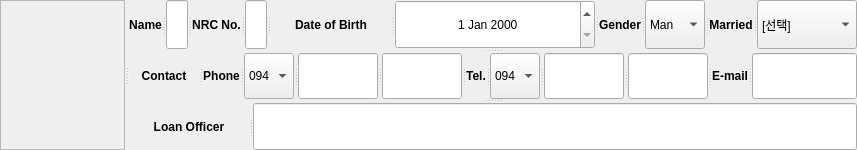
      <widget class="QSplitter" name="splitter_44">
       <property name="orientation">
        <enum>Qt::Horizontal</enum>
       </property>
       <widget class="QFrame" name="frame">
        <property name="minimumSize">
         <size>
          <width>125</width>
          <height>150</height>
         </size>
        </property>
        <property name="maximumSize">
         <size>
          <width>125</width>
          <height>150</height>
         </size>
        </property>
        <property name="frameShape">
         <enum>QFrame::StyledPanel</enum>
        </property>
        <property name="frameShadow">
         <enum>QFrame::Raised</enum>
        </property>
       </widget>
       <widget class="QSplitter" name="splitter_43">
        <property name="orientation">
         <enum>Qt::Vertical</enum>
        </property>
        <widget class="QSplitter" name="splitter_2">
         <property name="minimumSize">
          <size>
           <width>0</width>
           <height>30</height>
          </size>
         </property>
         <property name="maximumSize">
          <size>
           <width>16777215</width>
           <height>16777215</height>
          </size>
         </property>
         <property name="orientation">
          <enum>Qt::Horizontal</enum>
         </property>
         <widget class="QLabel" name="customerName_2">
          <property name="maximumSize">
           <size>
            <width>80</width>
            <height>16777215</height>
           </size>
          </property>
          <property name="font">
           <font>
            <pointsize>9</pointsize>
            <weight>75</weight>
            <bold>true</bold>
           </font>
          </property>
          <property name="mouseTracking">
           <bool>true</bool>
          </property>
          <property name="text">
           <string>Name</string>
          </property>
          <property name="alignment">
           <set>Qt::AlignCenter</set>
          </property>
         </widget>
         <widget class="QLineEdit" name="name"/>
         <widget class="QLabel" name="customerNickname_2">
          <property name="maximumSize">
           <size>
            <width>100</width>
            <height>16777215</height>
           </size>
          </property>
          <property name="font">
           <font>
            <pointsize>9</pointsize>
            <weight>75</weight>
            <bold>true</bold>
           </font>
          </property>
          <property name="mouseTracking">
           <bool>true</bool>
          </property>
          <property name="text">
           <string>NRC No.</string>
          </property>
          <property name="alignment">
           <set>Qt::AlignCenter</set>
          </property>
         </widget>
         <widget class="QLineEdit" name="nrcNo"/>
         <widget class="QLabel" name="dateOfBirthLabel">
          <property name="minimumSize">
           <size>
            <width>120</width>
            <height>0</height>
           </size>
          </property>
          <property name="maximumSize">
           <size>
            <width>120</width>
            <height>16777215</height>
           </size>
          </property>
          <property name="font">
           <font>
            <pointsize>9</pointsize>
            <weight>75</weight>
            <bold>true</bold>
           </font>
          </property>
          <property name="mouseTracking">
           <bool>true</bool>
          </property>
          <property name="text">
           <string>Date of Birth</string>
          </property>
          <property name="alignment">
           <set>Qt::AlignCenter</set>
          </property>
         </widget>
         <widget class="QDateEdit" name="dateOfBirth">
          <property name="minimumSize">
           <size>
            <width>200</width>
            <height>0</height>
           </size>
          </property>
          <property name="maximumSize">
           <size>
            <width>200</width>
            <height>16777215</height>
           </size>
          </property>
          <property name="mouseTracking">
           <bool>false</bool>
          </property>
          <property name="focusPolicy">
           <enum>Qt::TabFocus</enum>
          </property>
          <property name="autoFillBackground">
           <bool>false</bool>
          </property>
          <property name="frame">
           <bool>true</bool>
          </property>
          <property name="alignment">
           <set>Qt::AlignCenter</set>
          </property>
          <property name="buttonSymbols">
           <enum>QAbstractSpinBox::UpDownArrows</enum>
          </property>
          <property name="accelerated">
           <bool>false</bool>
          </property>
          <property name="correctionMode">
           <enum>QAbstractSpinBox::CorrectToPreviousValue</enum>
          </property>
          <property name="calendarPopup">
           <bool>false</bool>
          </property>
          <property name="date">
           <date>
            <year>2000</year>
            <month>1</month>
            <day>1</day>
           </date>
          </property>
         </widget>
         <widget class="QLabel" name="customerGender_2">
          <property name="maximumSize">
           <size>
            <width>80</width>
            <height>16777215</height>
           </size>
          </property>
          <property name="font">
           <font>
            <pointsize>9</pointsize>
            <weight>75</weight>
            <bold>true</bold>
           </font>
          </property>
          <property name="mouseTracking">
           <bool>true</bool>
          </property>
          <property name="text">
           <string>Gender</string>
          </property>
          <property name="alignment">
           <set>Qt::AlignCenter</set>
          </property>
         </widget>
         <widget class="QComboBox" name="gender">
          <property name="minimumSize">
           <size>
            <width>60</width>
            <height>0</height>
           </size>
          </property>
          <property name="maximumSize">
           <size>
            <width>60</width>
            <height>16777215</height>
           </size>
          </property>
          <item>
           <property name="text">
            <string>Man</string>
           </property>
          </item>
          <item>
           <property name="text">
            <string>Woman</string>
           </property>
          </item>
         </widget>
         <widget class="QLabel" name="customerMarried_2">
          <property name="font">
           <font>
            <pointsize>9</pointsize>
            <weight>75</weight>
            <bold>true</bold>
           </font>
          </property>
          <property name="mouseTracking">
           <bool>true</bool>
          </property>
          <property name="text">
           <string>Married</string>
          </property>
          <property name="alignment">
           <set>Qt::AlignCenter</set>
          </property>
         </widget>
         <widget class="QComboBox" name="married">
          <property name="minimumSize">
           <size>
            <width>100</width>
            <height>0</height>
           </size>
          </property>
          <item>
           <property name="text">
            <string>[선택]</string>
           </property>
          </item>
          <item>
           <property name="text">
            <string>기혼</string>
           </property>
          </item>
          <item>
           <property name="text">
            <string>미혼</string>
           </property>
          </item>
          <item>
           <property name="text">
            <string>동거</string>
           </property>
          </item>
          <item>
           <property name="text">
            <string>별거</string>
           </property>
          </item>
          <item>
           <property name="text">
            <string>이혼</string>
           </property>
          </item>
          <item>
           <property name="text">
            <string>사별</string>
           </property>
          </item>
         </widget>
        </widget>
        <widget class="QSplitter" name="splitter">
         <property name="minimumSize">
          <size>
           <width>0</width>
           <height>30</height>
          </size>
         </property>
         <property name="maximumSize">
          <size>
           <width>16777215</width>
           <height>16777215</height>
          </size>
         </property>
         <property name="orientation">
          <enum>Qt::Horizontal</enum>
         </property>
         <widget class="QLabel" name="customerMobile_2">
          <property name="minimumSize">
           <size>
            <width>70</width>
            <height>0</height>
           </size>
          </property>
          <property name="maximumSize">
           <size>
            <width>70</width>
            <height>16777215</height>
           </size>
          </property>
          <property name="font">
           <font>
            <pointsize>9</pointsize>
            <weight>75</weight>
            <bold>true</bold>
           </font>
          </property>
          <property name="mouseTracking">
           <bool>true</bool>
          </property>
          <property name="text">
           <string>Contact</string>
          </property>
          <property name="alignment">
           <set>Qt::AlignCenter</set>
          </property>
         </widget>
         <widget class="QLabel" name="customerMobile_3">
          <property name="maximumSize">
           <size>
            <width>80</width>
            <height>16777215</height>
           </size>
          </property>
          <property name="font">
           <font>
            <pointsize>9</pointsize>
            <weight>75</weight>
            <bold>true</bold>
           </font>
          </property>
          <property name="mouseTracking">
           <bool>true</bool>
          </property>
          <property name="text">
           <string>Phone</string>
          </property>
          <property name="alignment">
           <set>Qt::AlignCenter</set>
          </property>
         </widget>
         <widget class="QComboBox" name="phone1">
          <property name="minimumSize">
           <size>
            <width>50</width>
            <height>0</height>
           </size>
          </property>
          <property name="maximumSize">
           <size>
            <width>50</width>
            <height>16777215</height>
           </size>
          </property>
          <item>
           <property name="text">
            <string>094</string>
           </property>
          </item>
          <item>
           <property name="text">
            <string>096</string>
           </property>
          </item>
         </widget>
         <widget class="QLineEdit" name="phone2">
          <property name="minimumSize">
           <size>
            <width>80</width>
            <height>0</height>
           </size>
          </property>
          <property name="maximumSize">
           <size>
            <width>80</width>
            <height>16777215</height>
           </size>
          </property>
          <property name="frame">
           <bool>true</bool>
          </property>
          <property name="alignment">
           <set>Qt::AlignCenter</set>
          </property>
         </widget>
         <widget class="QLineEdit" name="phone3">
          <property name="minimumSize">
           <size>
            <width>80</width>
            <height>0</height>
           </size>
          </property>
          <property name="maximumSize">
           <size>
            <width>80</width>
            <height>16777215</height>
           </size>
          </property>
          <property name="frame">
           <bool>true</bool>
          </property>
          <property name="alignment">
           <set>Qt::AlignCenter</set>
          </property>
         </widget>
         <widget class="QLabel" name="customerPhone_2">
          <property name="maximumSize">
           <size>
            <width>80</width>
            <height>16777215</height>
           </size>
          </property>
          <property name="font">
           <font>
            <pointsize>9</pointsize>
            <weight>75</weight>
            <bold>true</bold>
           </font>
          </property>
          <property name="mouseTracking">
           <bool>true</bool>
          </property>
          <property name="text">
           <string>Tel.</string>
          </property>
          <property name="alignment">
           <set>Qt::AlignCenter</set>
          </property>
         </widget>
         <widget class="QComboBox" name="tel1">
          <property name="minimumSize">
           <size>
            <width>50</width>
            <height>0</height>
           </size>
          </property>
          <property name="maximumSize">
           <size>
            <width>50</width>
            <height>16777215</height>
           </size>
          </property>
          <item>
           <property name="text">
            <string>094</string>
           </property>
          </item>
          <item>
           <property name="text">
            <string>096</string>
           </property>
          </item>
         </widget>
         <widget class="QLineEdit" name="tel2">
          <property name="minimumSize">
           <size>
            <width>80</width>
            <height>0</height>
           </size>
          </property>
          <property name="maximumSize">
           <size>
            <width>80</width>
            <height>16777215</height>
           </size>
          </property>
          <property name="frame">
           <bool>true</bool>
          </property>
          <property name="alignment">
           <set>Qt::AlignCenter</set>
          </property>
         </widget>
         <widget class="QLineEdit" name="tel3">
          <property name="minimumSize">
           <size>
            <width>80</width>
            <height>0</height>
           </size>
          </property>
          <property name="maximumSize">
           <size>
            <width>80</width>
            <height>16777215</height>
           </size>
          </property>
          <property name="frame">
           <bool>true</bool>
          </property>
          <property name="alignment">
           <set>Qt::AlignCenter</set>
          </property>
         </widget>
         <widget class="QLabel" name="customerEmail_2">
          <property name="maximumSize">
           <size>
            <width>80</width>
            <height>16777215</height>
           </size>
          </property>
          <property name="font">
           <font>
            <pointsize>9</pointsize>
            <weight>75</weight>
            <bold>true</bold>
           </font>
          </property>
          <property name="mouseTracking">
           <bool>true</bool>
          </property>
          <property name="text">
           <string>E-mail</string>
          </property>
          <property name="alignment">
           <set>Qt::AlignCenter</set>
          </property>
         </widget>
         <widget class="QLineEdit" name="email">
          <property name="alignment">
           <set>Qt::AlignCenter</set>
          </property>
         </widget>
        </widget>
        <widget class="QSplitter" name="splitter_30">
         <property name="minimumSize">
          <size>
           <width>0</width>
           <height>30</height>
          </size>
         </property>
         <property name="maximumSize">
          <size>
           <width>16777215</width>
           <height>16777215</height>
          </size>
         </property>
         <property name="orientation">
          <enum>Qt::Horizontal</enum>
         </property>
         <widget class="QLabel" name="customerName_14">
          <property name="minimumSize">
           <size>
            <width>120</width>
            <height>0</height>
           </size>
          </property>
          <property name="maximumSize">
           <size>
            <width>120</width>
            <height>16777215</height>
           </size>
          </property>
          <property name="font">
           <font>
            <pointsize>9</pointsize>
            <weight>75</weight>
            <bold>true</bold>
           </font>
          </property>
          <property name="mouseTracking">
           <bool>true</bool>
          </property>
          <property name="text">
           <string>Loan Officer</string>
          </property>
          <property name="alignment">
           <set>Qt::AlignCenter</set>
          </property>
         </widget>
         <widget class="QLineEdit" name="loanOfficer"/>
        </widget>
       </widget>
      </widget>
